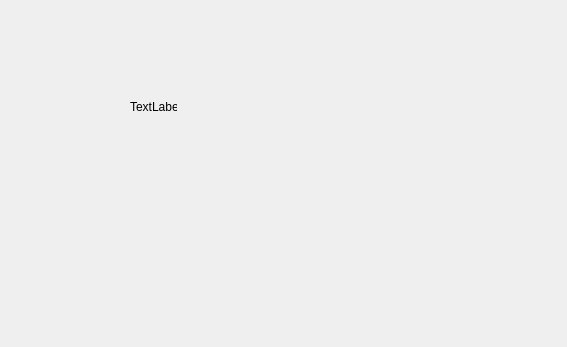
<?xml version="1.0" encoding="UTF-8"?>
<ui version="4.0">
 <class>votar</class>
 <widget class="QWidget" name="votar">
  <property name="geometry">
   <rect>
    <x>0</x>
    <y>0</y>
    <width>567</width>
    <height>347</height>
   </rect>
  </property>
  <property name="windowTitle">
   <string>Form</string>
  </property>
  <widget class="QLabel" name="mensaje">
   <property name="geometry">
    <rect>
     <x>130</x>
     <y>100</y>
     <width>47</width>
     <height>13</height>
    </rect>
   </property>
   <property name="text">
    <string>TextLabel</string>
   </property>
  </widget>
 </widget>
 <resources/>
 <connections/>
</ui>
